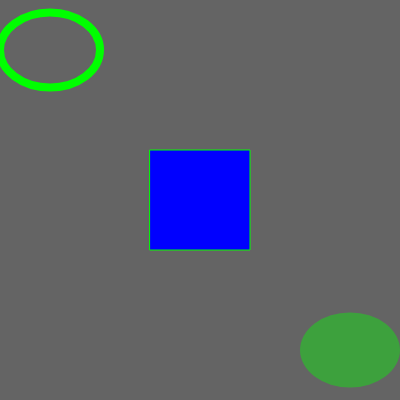
Frame 1 (no input)
Frame 60 (no input): identical to frame 1, image omitted
Frame 120 (the mouse pressed at the canvas centre since frame 60): identical to frame 1, image omitted

The p5.js sketch that drew this single still picture (run headless with seeded random() and noise() and a simulated clock; from frame 60 on, the mouse is pressed at the canvas centre):

// p5.js sketch
// ── sketch.js
function setup() {
  createCanvas(400, 400);
}

function draw() {
  // When RGB are equal you get grayscale
  background(100, 100, 100);
  // for shorthand if grayscale is required, just use one value
  rectMode(CENTER);
  // default fill is white
  fill(0, 0, 255);
  // default stroke is black
  stroke(0, 255, 0);
  strokeWeight(1);

  rect(200, 200, 100, 100);

  // inherits style spec
  noFill();
  strokeWeight(8);
  ellipse(50, 50, 100, 75);

  // order means a lot. Overlapping, specifying style... Lets make a green ellipse.
  // add an rgba value for transparency
  fill(0, 255, 0, 100);
  noStroke();
  ellipse(350, 350, 100, 75);
}
